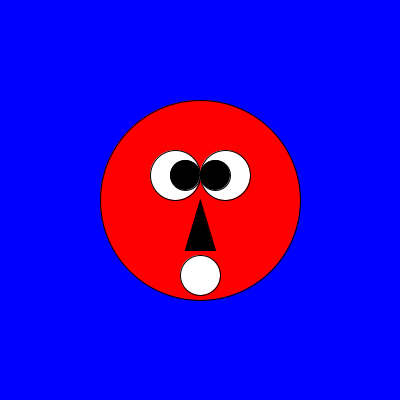
Frame 1 (no input)
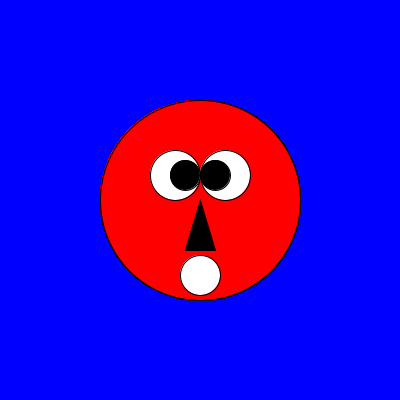
Frame 60 (the mouse pressed at the canvas centre just before this capture)
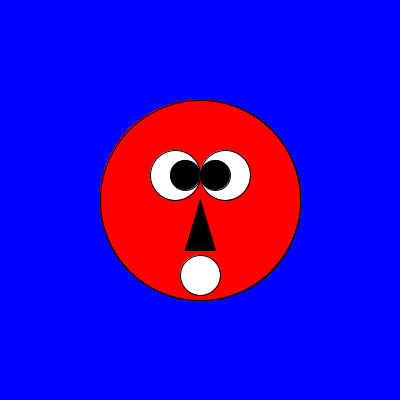
Frame 120 (the mouse held since frame 60 and released just before this capture)

The Processing sketch that drew these frames (run headless with seeded random() and noise(); from frame 60 on, the mouse is pressed at the canvas centre):

// Processing sketch: processing_99542
// ── processing_99542.pde

void setup()
{
  size(400,400);
  background(0,0,255);
  smooth();
  frameRate(60);
}
void draw()
{
fill(255,0,0);
ellipse(200,200,200,200);

fill(255); //eyes
ellipse(175,175,50,50);
fill(255);
ellipse(225,175,50,50);
fill(0);
ellipse(185,175,30,30);
fill(0);
ellipse(215,175,30,30);

triangle(215,250,185,250,200,200);

fill(255);
ellipse(200,275,40,40);


}
